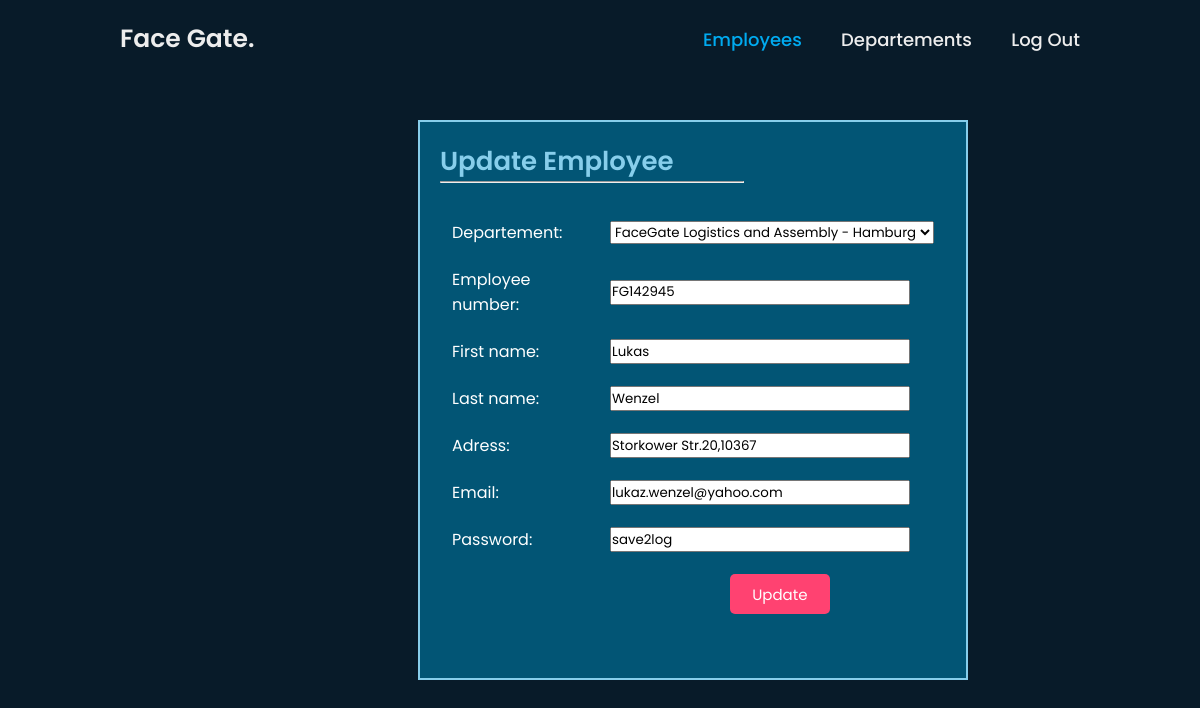
/home-admin/modify/3 (signed in), run on the app's committed database.
### Login/models.py (models this page shows, shortened)
class Employee(models.Model):
    dep=models.ForeignKey(departement,on_delete=models.CASCADE)
    empnum=models.CharField(max_length=50)
    fname=models.CharField(max_length=50)
    lname=models.CharField(max_length=50)
    adress=models.CharField(max_length=100)
    email=models.EmailField(max_length=200)
    password=models.CharField(max_length=100)
    isnew=models.BooleanField(default=True)

### Login/views.py (the view)
# urls.py: path('home-admin/modify/<int:id>',views.ModifyEmp,name='modify Employee'),
@login_required(login_url='login')
def ModifyEmp(request,id):
    if request.user.is_superuser:
        e=Employee.objects.get(id=id)
        form=addEmp(request.POST or None, instance=e)
        if form.is_valid():
            form.save()
            messages.info(request,"Employee is updated successfully!")
        return render(request,"modify-Employee.html",{"form":form})
    else:
        return render(request,"403.html")

### Login/forms.py
class addEmp(forms.ModelForm):
    class Meta:
        model=Employee
        fields=('dep','empnum','fname','lname','adress','email','password')

### Login/models.py (called while the page is built)
    def __str__(self):
        return self.name

### Login/templates/modify-employee.html (shortened to what this page needs)
<html>
    <head>
        {% load static %}
    <link rel="stylesheet" href="{% static 'services.css' %}">
    <link href='https://unpkg.com/boxicons@2.1.4/css/boxicons.min.css' rel='stylesheet'>
    </head>
    <body>
        <header class="header">
            <a href="/home-admin/" class="logo">Face Gate.</a>
            <nav class="navbar">
                <a class="active" href="/home-admin/">Employees</a>
                <a href="/departement/">Departements</a>
                <a href="{% url 'logout' %}">Log Out</a>
            </nav>
        </header>
        <section class="employee">
            <div class="emp-content">
            <div class="employee-content">
                <form method="POST">
                    <h1>Update Employee</h1><hr>
                    <br>
                    <table>
                        <tr>
                            <td><label>Departement:</label></td><td>{{form.dep}}</td>
                        </tr>
                     <tr>
                        <td><label>Employee number:</label></td><td>{{form.empnum}}</td>
                    </tr>
                    <tr>
                        <td><label>First name:</label></td><td>{{form.fname}} </td>
                    </tr>
                    <tr>
                        <td><label>Last name:</label></td><td>{{form.lname}} </td>
                    </tr>
                    <tr>
                        <td><label>Adress:</label></td><td>{{form.adress}} </td>
                    </tr>
                    <tr>
                        <td><label>Email:</label></td><td>{{form.email}} </td>
                    </tr>
                    <tr>
                        <td><label>Password:</label></td><td>{{form.password}} </td>
                    </tr>
                    <tr>
                        <td></td><td><button type="submit" class="btn" >Update</button>
                        </td>
                    </tr>
                </table>
                </form>
            </div>
</div>
        </section>
    </body>
</html>

### Login/static/services.css (style rules this page uses)
* { margin: 0; padding: 0; box-sizing: border-box; font-family: 'Poppins', sans-serif; }
body { background: #081b29; }
.header { position: fixed; top:0; left: 0; width: 100%; padding: 20px 10%; background-color: transparent; display: flex; justify-content: space-between; align-items: center; z-index: 100; }
.logo { position: relative; font-size: 25px; color: #ededed; text-decoration: none; font-weight: 600; }
.logo::before { content: ''; position: absolute; top: 0; right: 0; width: 100%; height: 100%; background: #081b29; animation: shaowRight 1s ease forwards; animation-delay: .4s; }
.navbar a { font-size: 18px; color: #ededed; text-decoration: none; font-weight: 500; margin-left: 35px; transition: .3s; }
.navbar a:hover, .navbar a.active { color:#00abf0; }
.consultation, .services, .departements, .employee { height: 100vh; display: flex; align-items: center; padding: 0 10%; }
.emp-content { width: 550px; margin-left: 30%; padding: 10px; }
.form-add h1, .employee-content h1 { color: skyblue; font-family: 'Poppins', sans-serif; font-size: 26px; font-weight: 600; }
.form-add hr, .employee-content hr { width: 60%; color: skyblue; }
.form-add label, .employee-content label { color: white; }
.btn { border: none; background-color: #ff4271; font-size: 15px; width: 100px; height: 40px; color: white; margin-left: 37%; border-radius: 5px; }
.form-add table td, .employee-content table td { padding: 10px; }
.employee-content { width: 550px; height: 70%; padding: 20px; background-color: #025575;; border: 2px solid #87ceeb; }
.employee-content input { width: 300px; height: 25px; }

### data on the page
Employee: dep "FaceGate Logistics and Assembly - Hamburg", empnum "FG142945", fname "Lukas", lname "Wenzel", adress "Storkower Str.20,10367", email "lukaz.wenzel@yahoo.com", password "save2log"
